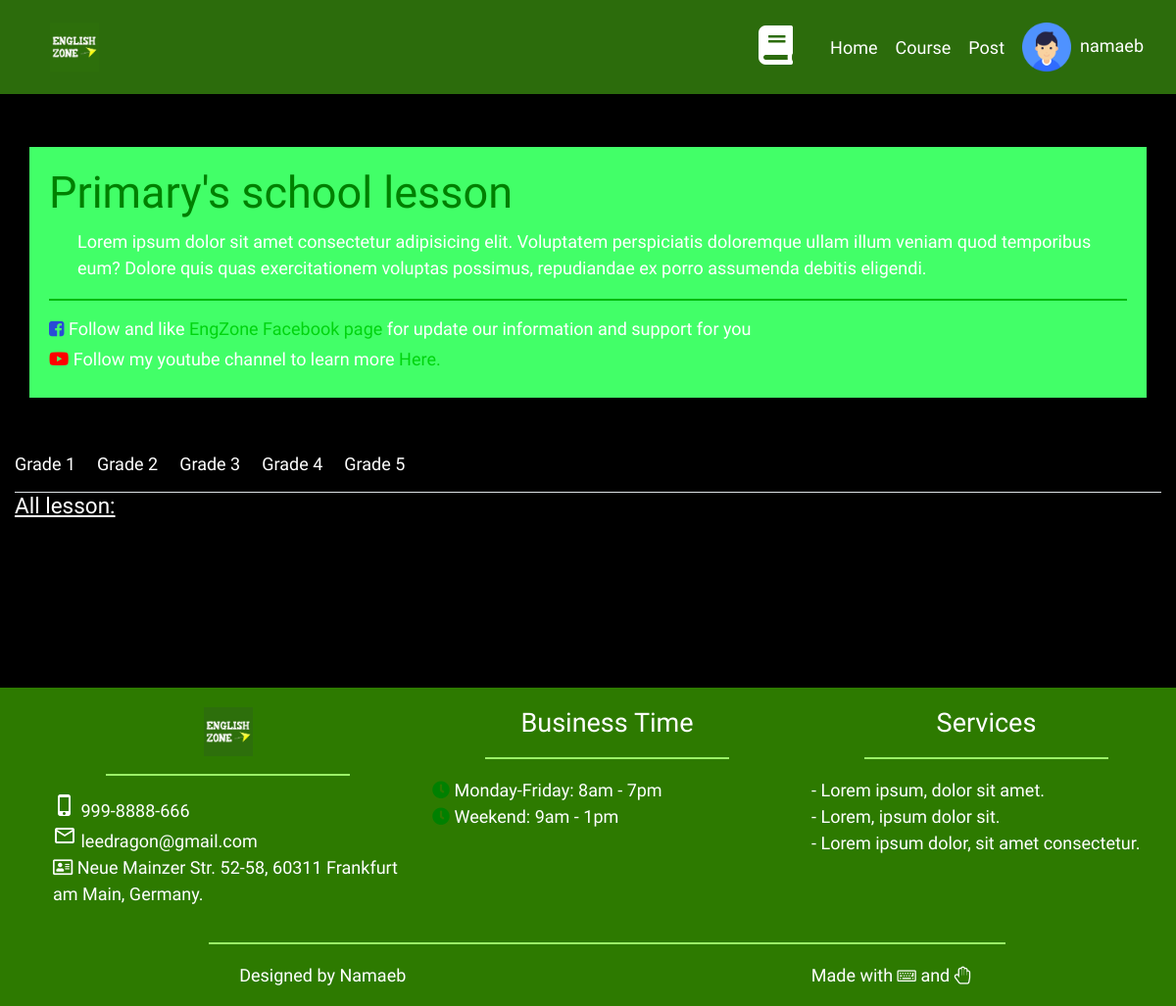
The page /course.php?module=course-detail-primary (signed in) on the database its author committed.
### tables this page shows
CREATE TABLE `tbl_client` (
  `client_id` int(11) NOT NULL,
  `username` varchar(255) NOT NULL,
  `password` varchar(255) NOT NULL,
  `fullname` varchar(50) DEFAULT NULL,
  `email` varchar(255) NOT NULL,
  `address` varchar(255) DEFAULT NULL,
  `phonenumber` varchar(13) DEFAULT NULL,
  `client_img` varchar(250) DEFAULT './images/default-user.png',
  `about` varchar(250) DEFAULT 'about a client of engzone',
  `createdate` date NOT NULL DEFAULT current_timestamp(),
  `school` varchar(50) NOT NULL DEFAULT 'namaeb de creative',
  `grade` int(11) NOT NULL DEFAULT 1,
  `rank_id` int(11) NOT NULL DEFAULT 5,
  `status` bit(1) NOT NULL DEFAULT b'1',
  `code` mediumint(50) NOT NULL
);

CREATE TABLE `tbl_grade` (
  `grade_id` int(11) NOT NULL,
  `grade_detail` varchar(29) NOT NULL
);

### module/course-detail-primary.php (the view, shortened to what this page needs)
<?php
	$query = "SELECT * FROM tbl_grade WHERE grade_id <= 5 ORDER BY grade_id ASC ";
	$result = mysqli_query($conn, $query);
	$menu = '';
	$i = 0;
	while($row = mysqli_fetch_array($result))
	{
	 if($i == 0)
	 {
	  $menu .= '
	   <li class="active"><a href="#'.$row["grade_id"].'" data-toggle="tab">'.$row["grade_detail"].'</a></li>
	  ';
	 }
	 else
	 {
	  $menu .= '
	   <li><a href="#'.$row["grade_id"].'" data-toggle="tab">'.$row["grade_detail"].'</a></li>
	  ';
	 }
	 $i++;
	}
 ?>
<div class="container pt-5">
	<div class="row">
		<div class="lesson-header">
			<h1>Primary's school lesson</h1>
			<p>Lorem ipsum dolor sit amet consectetur adipisicing elit. Voluptatem perspiciatis doloremque ullam illum veniam quod temporibus eum? Dolore quis quas exercitationem voluptas possimus, repudiandae ex porro assumenda debitis eligendi.</p>
			<hr>
			<h6><i class="fa fa-facebook-square"></i> Follow and like <a href="https://www.facebook.com/EZEnglishZoneKids/" target="_blank">EngZone Facebook page</a> for update our information and support for you</h6>
			<h6><i class="fab fa-youtube"></i> Follow my youtube channel to learn more <a href="https://www.youtube.com/channel/UCp3l3o3UwhyWYKdqKLuA99Q" target="_blank">Here.</a></h6>
		</div>
	</div>
</div>
<div class="lesson-body mt-5">
	<div class="container-fluid">
		<ul class="nav nav-tabs">
			<?php echo $menu; ?>
		</ul>
		<h5><u>All lesson:</u></h5>
		<ul class="tab-content">
		</ul>
	</div>
</div>

### course.php (shortened to what this page needs)
<?php
  include("connection.php");
  $login = false;
  $username = false;
  if(isset($_SESSION['login'])){
  	$login = true;
  	$username = true;
  }
?>
<!DOCTYPE html>
<html>
<head>
	<link rel="stylesheet" type="text/css" href="./css/course.css">
	<link rel="stylesheet" href="css/fontawesome/css/all.css">
	<link rel="stylesheet" href="css/fontawesome/css/fontawesome.min.css">
	<link rel="stylesheet" href="https://cdnjs.cloudflare.com/ajax/libs/font-awesome/4.7.0/css/font-awesome.min.css">
	<link rel="stylesheet" href="https://maxcdn.bootstrapcdn.com/bootstrap/4.0.0/css/bootstrap.min.css">
</head>
<body>
	<nav class="navbar navbar-expand-md sticky-top animated fadeInDown">
		<div class="container-fluid">
			<a href="index.php" class="navbar-branch nav-link">
				<img src="images/53278904_2601150810111427_5858780672478412800_n.jpg" alt="" width="50px">
			</a>
			<div class="collapse navbar-collapse" id="navbarResponsive">
				<ul class="navbar-nav ml-auto">
					<a href="book.php" style="margin-right: 29px;"><li class="fas fa-book"></li></a>
					<li class="nav-item"><a href="index.php" class="nav-link">Home</a></li>
					<li class="nav-item"><a href="course.php" class="nav-link">Course</a></li>
					<li class="nav-item"><a href="post.php" class="nav-link">Post</a></li>
				</ul>
			</div>
			<?php
	 			if($username){
	 				$currentUser = $_SESSION["username"];
					$selectClient = "SELECT * FROM tbl_client WHERE username ='$currentUser'";
					$result = mysqli_query($conn, $selectClient);
					$row = mysqli_fetch_assoc($result);
	 			}
				if($login){
					echo '
						<div class="admin-profile">
							<ul class=" navbar-nav align-items-center d-none d-md-flex">
					          <li class="nav-item dropdown">
					            <a class="nav-link pr-0" href="#" role="button" data-toggle="dropdown" aria-haspopup="true" aria-expanded="false">
					              <div class="media align-items-center">
					                <span class="avatar avatar-sm rounded-circle">
					                  <img alt="" src="'.$row["client_img"].'" width="50px">
					                </span>
					                <div class="media-body ml-2 d-none d-lg-block" style="margin-top: 15px;">
					                    <p>'.$row["username"].'</p>
					                </div>
					              </div>
					            </a>
					            <div class="dropdown-menu dropdown-menu-arrow dropdown-menu-right">
					              <div class=" dropdown-header noti-title">
					                <h6 class="text-overflow m-0">Hellou !</h6>
					              </div>
					              <a href="index.php?module=client-profile&client_id='.$row["client_id"].'" class="dropdown-item">
					                <i class="ni ni-single-02"></i>
					                <span>My profile</span>
					              </a>
					              <a href="book.php?module=shoppingcart" class="dropdown-item">
					                <i class="ni ni-calendar-grid-58"></i>
					                <span>My cart</span>
					              </a>
					              <a href="facebook.com" class="dropdown-item">
					                <i class="ni ni-support-16"></i>
					                <span>Help</span>
					              </a>
					              <div class="dropdown-divider"></div>
					              <a href="index.php?module=logout" class="dropdown-item">
					                <i class="ni ni-user-run"></i>
					                <span>Log out</span>
					              </a>
					            </div>
					          </li>
					        </ul>
						</div>
					';
				} else{
					echo '
						<div class="nav-item"><button class="btn btn-outline-light btn-md"><a href="login.php" style="text-decoration: none;">Try it for free!</a></button></div>
					';
				}
			 ?>
		</div>
	</nav>
	<div class="main-course">
		<?php
		if (isset($_GET["module"])) {
			$file = "module/".$_GET["module"].".php";
				include($file);
			} else{
				include("module/course-main-body.php");
			}
		?>
	</div>
	<footer>
		<div class="container-fluid pl-5">
			<div class="row text-center">
				<div class="col-md-4">
					<img src="images/53278904_2601150810111427_5858780672478412800_n.jpg" alt="" width="50px">
					<hr class="dark">
					<p class="text-left">
						<i class="material-icons">phone_iphone</i>  999-8888-666<br>
						<i class="material-icons">mail_outline</i>  leedragon@gmail.com<br>
						<i class="far fa-address-card"></i>  Neue Mainzer Str. 52-58, 60311 Frankfurt am Main, Germany.
					</p>
				</div>
				<div class="col-md-4 business-time">
					<h4>Business Time</h4>
					<hr class="dark">
					<p class="text-left">
						<i class="fas fa-clock"></i>  Monday-Friday: 8am - 7pm<br>
						<i class="fas fa-clock"></i>  Weekend: 9am - 1pm
					</p>
				</div>
				<div class="col-md-4 service">
					<h4>Services</h4>
					<hr class="dark">
					<p class="text-left">
						- Lorem ipsum, dolor sit amet.<br>
						- Lorem, ipsum dolor sit.<br>
						- Lorem ipsum dolor, sit amet consectetur.
					</p>
				</div>
				<hr class="dark">
				<div class="col-6"><p>Designed by Namaeb</p></div>
				<div class="col-6"><p>Made with <i class="fa fa-keyboard-o"></i> and <i class="fa fa-hand-stop-o"></i></p></div>
			</div>
		</div>
	</footer>
</body>
</html>

### css/course.css (style rules this page uses)
html, body { width: 100%; height: 100%; font-family: 'Sigmar One', cursive !important; font-size: 18px; background-color: rgb(0,0,0) !important; }
.navbar { background-color: #2c6c0c; }
.main-course { color: white; }
.nav-item a { color: white !important; }
.fa-book { font-size: 40px; color: white; }
.lesson-header { padding: 20px; background-color: #42ff68; }
.lesson-header a { text-decoration: none; color: #00d40e; }
.lesson-header h1 { color: green; }
.lesson-header p { margin-left: 29px; }
.lesson-header hr { border-top: 2px solid #00ba0c; width: 100%; }
.fa-facebook-square { color: #294bd6; }
.fa-youtube { color: red; }
.nav-tabs li { padding: 0 22px 15px 0; }
.nav-tabs li a { text-decoration: none; color: white; }
.fa-clock { color: green; }
footer { color: white; background-color: #2d7a00; margin-top: 70px; padding-top: 20px; }
hr.dark { border-top: 2px solid rgb(155, 242, 104); width: 70%; margin-bottom: 1rem; }

### rows shown on the page
tbl_client: client_img (placeholder picture), username "namaeb"
tbl_grade: grade_detail "Grade 1"
tbl_grade: grade_detail "Grade 2"
tbl_grade: grade_detail "Grade 3"
tbl_grade: grade_detail "Grade 4"
tbl_grade: grade_detail "Grade 5"
